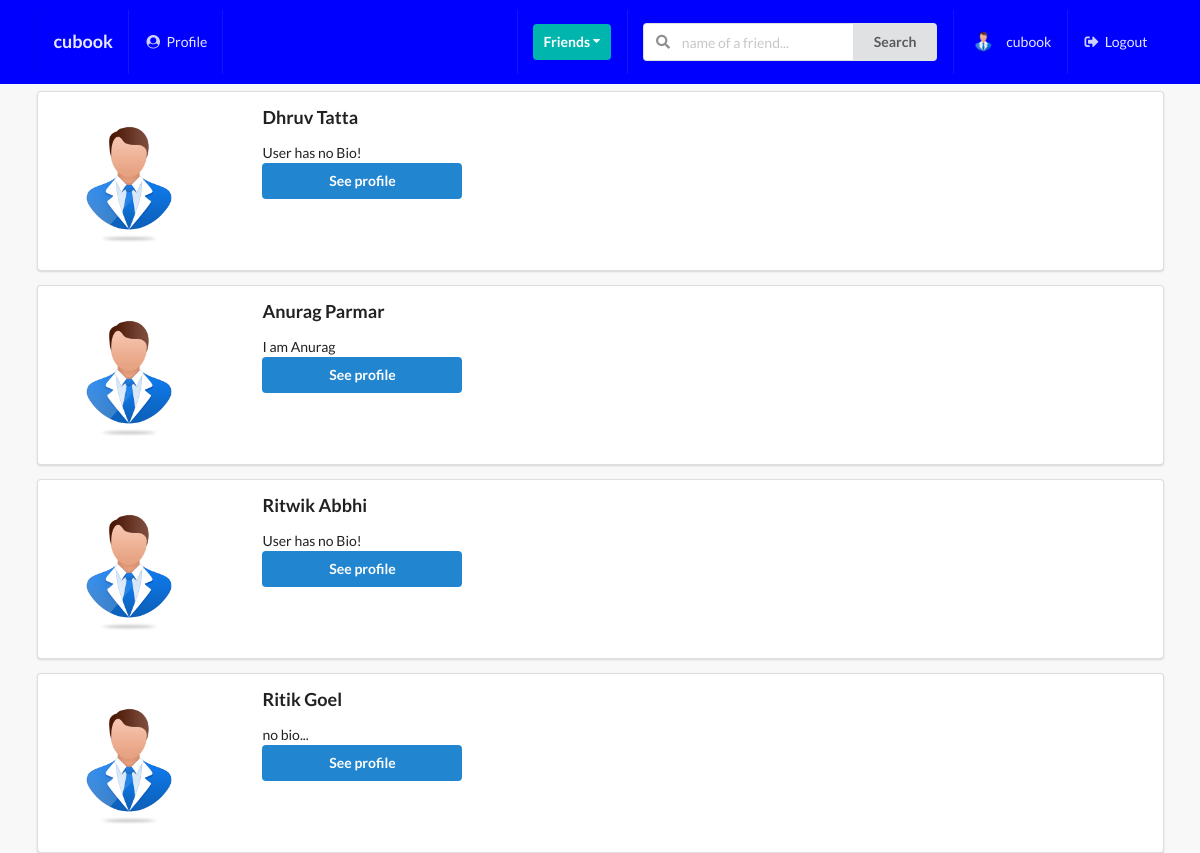
The app's page /profiles/to-invite/ (signed in), older data.
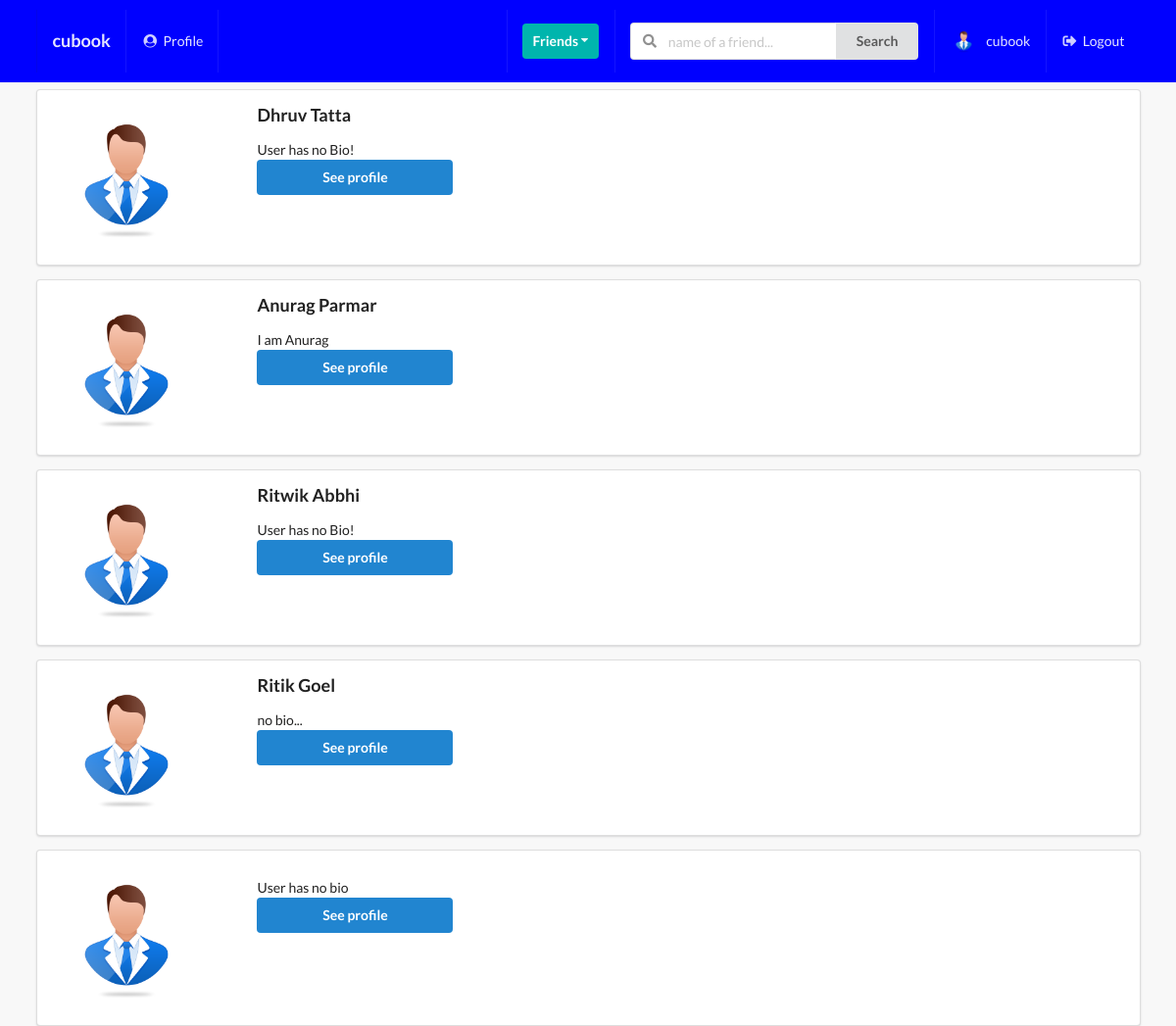
The same page, newer data.
### profiles/models.py (models this page shows, shortened)
class Profile(models.Model):
    first_name = models.CharField(max_length=200, blank=True)
    last_name = models.CharField(max_length=200, blank=True)
    user = models.OneToOneField(User, on_delete=models.CASCADE)
    bio = models.TextField(default="User has no bio ", max_length=300)
    email = models.EmailField(max_length=200, blank=True)
    country = models.CharField(max_length=200, blank=True)
    avatar = models.ImageField(default='avatar.png', upload_to='avatars/')
    friends = models.ManyToManyField(User, blank=True, related_name='friends')
    slug = models.SlugField(unique=True, blank=True)
    updated = models.DateTimeField(auto_now=True)
    created = models.DateTimeField(auto_now_add=True)
    objects = ProfileManager()
    def __str__(self):
        return f"{self.user.username}-{self.created.strftime('%d-%m-%Y')}"
    def get_absolute_url(self):
        return reverse("profiles:profile-detail-view", kwargs={"slug": self.slug})
    __initial_first_name = None
    __initial_last_name = None
    def __init__(self, *args, **kwargs):
        super().__init__(*args, **kwargs)
        self.__initial_first_name = self.first_name
        self.__initial_last_name = self.last_name

### profiles/views.py (the view)
# urls.py: path('to-invite/', invite_profiles_list_view,name='invite-profiles-view'),
@login_required
def invite_profiles_list_view(request):
    user = request.user
    qs = Profile.objects.get_all_profiles_to_invite(user)
    context = {'qs': qs}
    return render(request, 'profiles/to_invite_list.html', context)

### profiles/context_processors.py (called while the page is built)
def profile_pic(request):
    if request.user.is_authenticated:
        profile_obj = Profile.objects.get(user=request.user)
        pic = profile_obj.avatar
        return {'picture': pic}
    return{}

def invitations_received_no(request):
    if request.user.is_authenticated:
        profile_obj = Profile.objects.get(user=request.user)
        qs_count = Relationship.objects.invitations_received(profile_obj).count()
        return {'invites_num': qs_count}
    return{}

### profiles/models.py (called while the page is built)
    def get_all_profiles_to_invite(self, sender):
        profiles = Profile.objects.all().exclude(user=sender)
        profile = Profile.objects.get(user=sender)
        qs = Relationship.objects.filter(Q(sender=profile) | Q(receiver=profile))
        print(qs)
        accepted = set([])
        for rel in qs:
            if rel.status == 'accepted':
                accepted.add(rel.receiver)
                accepted.add(rel.sender)
        print(accepted)
        available = [profile for profile in profiles if profile not in accepted]
        print(available)
        return available

    def __str__(self):
        return f"{self.sender}-{self.receiver}-{self.status}"

### profiles/templates/profiles/to_invite_list.html (shortened to what this page needs)
{% extends 'base.html' %}
{% block content %}
    {% for item in qs %}
        <div class="ui segment">
            <div class="ui grid">
                <div class="row">
                    <div class="three wide column">
                        <img class="ui small circular image" src={{item.avatar.url}}>
                    </div>
                    <div class="thirteen wide column">
                        <h3>{{item.first_name}}  {{item.last_name}}</h3>
                        <p>{{item.bio}}</h3>
                        <br>
                        <a href={{item.get_absolute_url}}>
                            <button class="ui primary button w-big mb-5">See profile</button>
                    </div>
                </div>
            </div>
        </div>
    {% endfor %}
{% endblock content %}

Row changes from the older to the newer data that the page shows:
added Profile: avatar (placeholder picture), bio "User has no bio"
